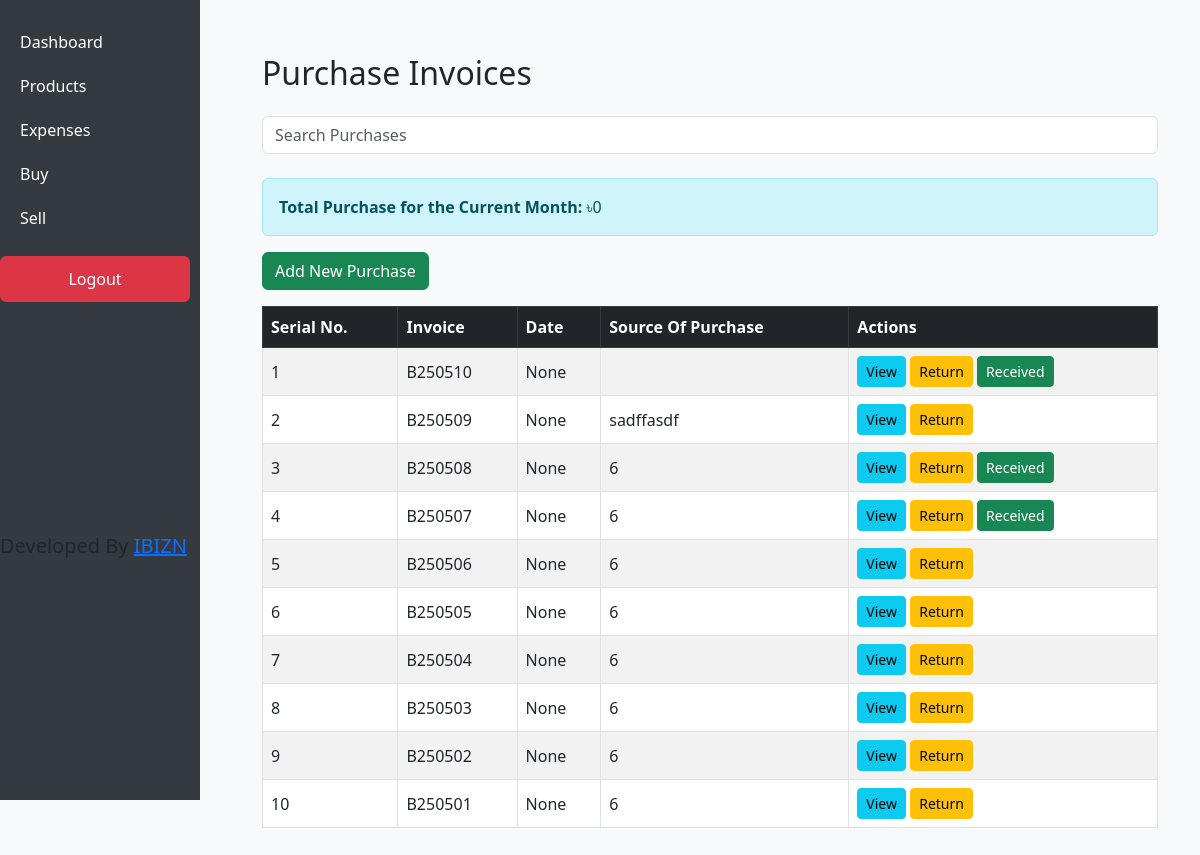
/buy/ (signed in), run on an earlier commit of the app's database.
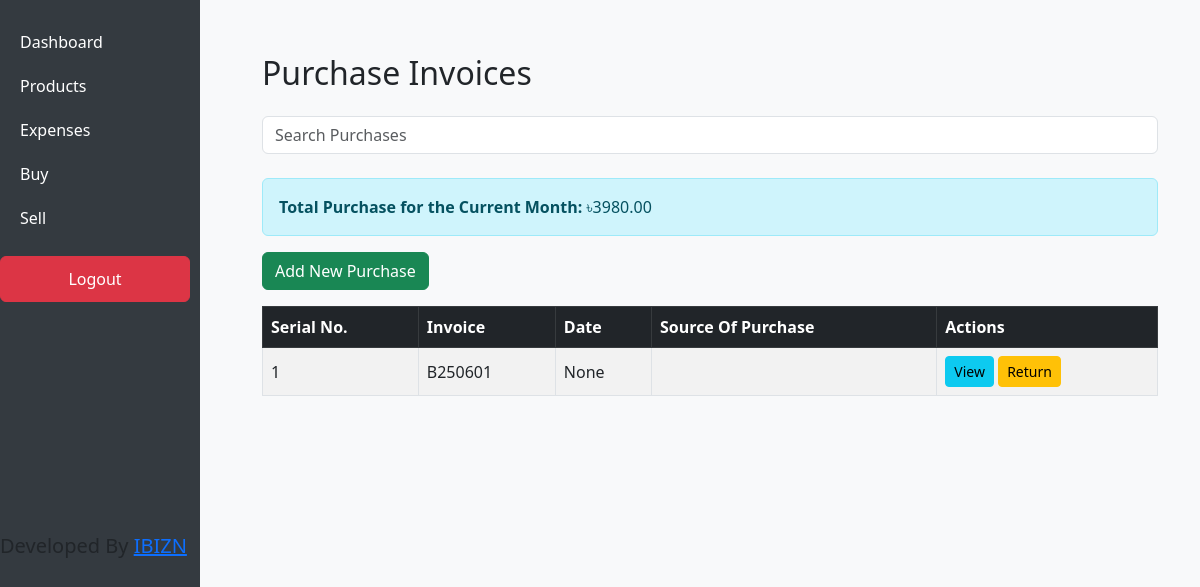
And on a later commit of the database.
### inventory/models.py (models this page shows, shortened)
class PurchaseInvoice(models.Model):
    date = models.DateField()
    name = models.CharField(max_length=100)  # Name
    address = models.TextField()  # Address
    phone = models.CharField(max_length=15)  # Phone
    source_of_purchase = models.CharField(max_length=100)  # Source of Purchase
    voucher_no = models.CharField(max_length=50)  # Voucher No.
    received = models.BooleanField(default=False)  # Track if item is received
    invoice_number = models.CharField(max_length=20, unique=True, blank=True)

### inventory/views.py (the view)
# urls.py: path('buy/', views.purchase_list_view, name='purchase_list'),
@login_required(login_url="/")
def purchase_list_view(request):
    query = request.GET.get('q', '')
    if query:
        purchases = PurchaseInvoice.objects.filter(
            Q(invoice_number__icontains=query)  # Search in invoice number
        ).order_by('-date')
    else:
        purchases = PurchaseInvoice.objects.all().order_by('-date')
    now = timezone.now()
    first_day_of_current_month = now.replace(day=1)
    current_month_invoices = PurchaseInvoice.objects.filter(date__gte=first_day_of_current_month)
    total_purchase_current_month = sum(
        item.total for invoice in current_month_invoices for item in PurchaseItem.objects.filter(invoice=invoice)
    )
    return render(request, 'inventory/purchase_list.html', {'purchases': purchases, 'total_purchase_current_month': total_purchase_current_month})

### inventory/models.py (called while the page is built)
    @property
    def chs(self):
        return self.rate + self.cost

    @property
    def total(self):
        return self.chs * self.quantity

### inventory/templates/inventory/purchase_list.html
{% extends 'inventory/base.html' %}
{% block content %}
<div class="container mt-4">
  <h2 class="mb-4">Purchase Invoices</h2>
    <form method="GET" action="{% url 'purchase_list' %}">
    <div class="mb-4">
      <input type="text" name="q" class="form-control" placeholder="Search Purchases" value="{{ request.GET.q }}" aria-label="Search Purchases">
    </div>
  </form>
  <div class="alert alert-info">
    <strong>Total Purchase for the Current Month:</strong> ৳{{ total_purchase_current_month }}
  </div>
  <a href="{% url 'purchase_add' %}" class="btn btn-success mb-3">Add New Purchase</a>
  <table class="table table-bordered table-hover table-striped">
    <thead class="table-dark">
      <tr>
        <th>Serial No.</th>
        <th>Invoice</th>
        <th>Date</th>
        <th>Source Of Purchase</th>
        <th>Actions</th>
      </tr>
    </thead>
    <tbody>
      {% for invoice in purchases %}
      <tr>
        <td>{{ forloop.counter }}</td>
        <td>{{ invoice.invoice_number }}</td>
        <td>{{ invoice.date }}</td>
        <td>{{ invoice.source_of_purchase }}</td>
        <td>
          <a href="{% url 'purchase_invoice' invoice.id %}" class="btn btn-info btn-sm">View</a>
          <a href="{% url 'purchase_return' invoice.id %}" class="btn btn-warning btn-sm">Return</a>
          {% if invoice.received == False %}
            <a href="{% url 'purchase_invoice_received' invoice.id %}" class="btn btn-success btn-sm">Received</a>
          {% endif %}
        </td>
      </tr>
      {% endfor %}
    </tbody>
  </table>
</div>
{% endblock %}

### inventory/templates/inventory/base.html (shortened to what this page needs)
{% load static %}
<!DOCTYPE html>
<html lang="en">
<head>
  <link href="https://cdn.jsdelivr.net/npm/bootstrap@5.3.0/dist/css/bootstrap.min.css" rel="stylesheet">
  <link rel="stylesheet" href="{% static 'inventory/style.css' %}">
  <link rel="stylesheet" href="{% static 'inventory/style.css' %}">
</head>
  <body>
    <div class="sidebar">
      <ul>
        <li><a href="{% url 'dashboard' %}">Dashboard</a></li>
        <li><a href="{% url 'product_list' %}">Products</a></li>
        <li><a href="{% url 'expense_list' %}">Expenses</a></li>
        <li><a href="{% url 'purchase_list' %}">Buy</a></li>
        <li><a href="{% url 'sales_list' %}">Sell</a></li>
        {% if user.is_authenticated %}
        <li><a href="{% url 'logout' %}" class="btn btn-danger mt-3" style="width: 190px;">Logout</a></li>
        {% endif %}
      </ul>
              <br><br><br><br><br><br><br><br><br>
    <H5>   Developed By <a href="//www.ibizn.com">IBIZN</a></H5>
    </div>
    <div class="main">
      {% block content %}
      {% endblock %}
    </div>
  </body>
</html>

### static/inventory/style.css (style rules this page uses)
body { background-color: #f8f9fa; }
.sidebar { width: 200px; height: 100vh; position: fixed; background-color: #343a40; padding-top: 20px; }
.sidebar ul { list-style-type: none; padding: 0; }
.sidebar ul li a { display: block; padding: 10px 20px; color: white; text-decoration: none; }
.main { margin-left: 220px; padding: 30px; }
.table th, .table td { vertical-align: middle; }

What changed in the data, as far as the page shows it:
removed PurchaseInvoice: invoice_number "B250510", date "None", received "Received"
removed PurchaseInvoice: invoice_number "B250509", date "None", source_of_purchase "sadffasdf"
removed PurchaseInvoice: invoice_number "B250508", date "None", source_of_purchase "6", received "Received"
removed PurchaseInvoice: invoice_number "B250507", date "None", source_of_purchase "6", received "Received"
removed PurchaseInvoice: invoice_number "B250506", date "None", source_of_purchase "6"
removed PurchaseInvoice: invoice_number "B250505", date "None", source_of_purchase "6"
removed PurchaseInvoice: invoice_number "B250504", date "None", source_of_purchase "6"
removed PurchaseInvoice: invoice_number "B250503", date "None", source_of_purchase "6"
removed PurchaseInvoice: invoice_number "B250502", date "None", source_of_purchase "6"
changed PurchaseInvoice "None": invoice_number "B250501" → "B250601"; source_of_purchase "6" → (not shown)
Also different on the page:
{{ total_purchase_current_month }}: "0" → "3980.00"
